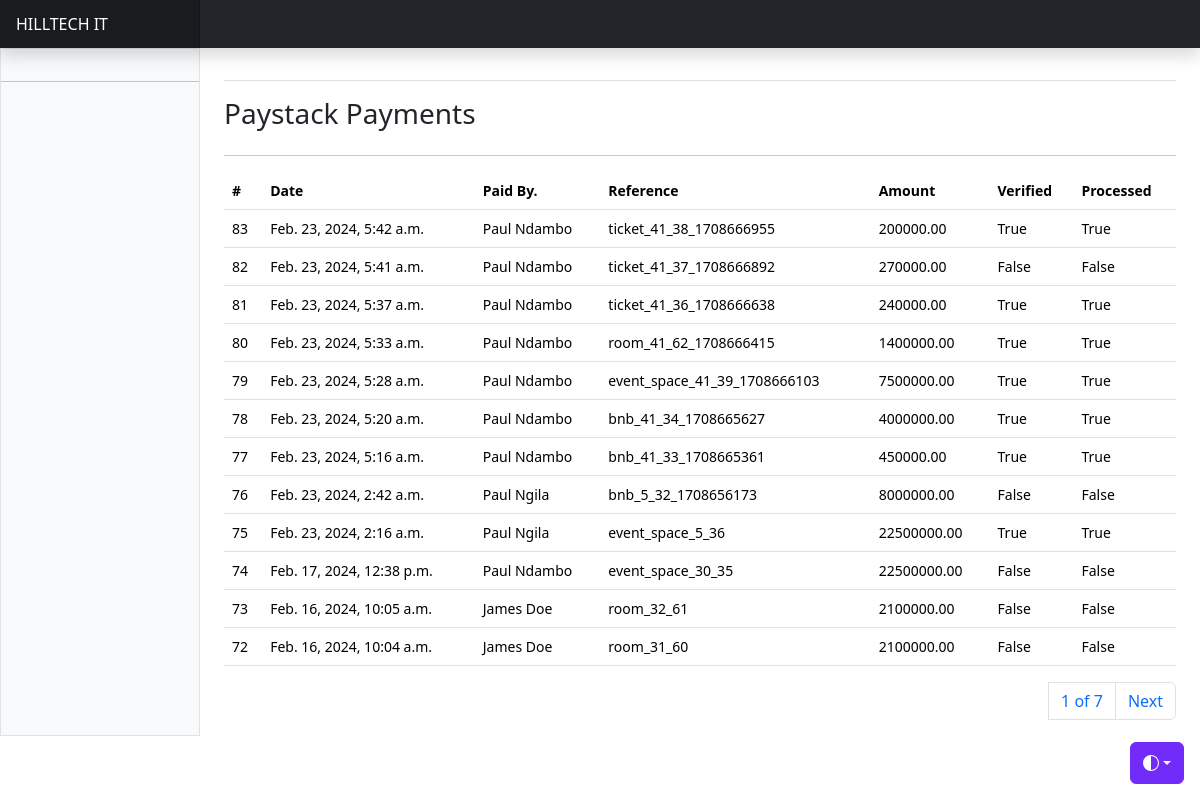
/payments/paystack-payments/, run on the app's committed database.
### apps/payments/models.py (models this page shows, shortened)
class PaystackPayment(AbstractBaseModel):
    user = models.ForeignKey("users.User", on_delete=models.SET_NULL, null=True)
    payment = models.ForeignKey(Payment, on_delete=models.SET_NULL, null=True)
    reference = models.CharField(max_length=500)
    access_code = models.CharField(max_length=255)
    amount = models.DecimalField(max_digits=100, decimal_places=2)
    email = models.EmailField()
    authorization_url = models.URLField(max_length=500)
    verified = models.BooleanField(default=False)
    payment_type = models.CharField(max_length=255, null=True)
    processed = models.BooleanField(default=False)

### apps/users/models.py (models this page shows, shortened)
class User(AbstractUser, AbstractBaseModel):
    role = models.CharField(choices=ROLE_CHOICES, max_length=32, null=True)
    phone_number = models.CharField(max_length=255, null=True)
    id_number = models.CharField(max_length=255, null=True)
    gender = models.CharField(max_length=255, null=True, choices=GENDER_CHOICES)
    date_of_birth = models.DateField(null=True)
    city = models.CharField(max_length=255, null=True)
    country = models.CharField(max_length=255, null=True)
    address = models.CharField(max_length=255, null=True)
    token = models.CharField(null=True, max_length=255)
    token_expiration_date = models.DateTimeField(null=True)
    activation_date = models.DateTimeField(null=True)
    position = models.CharField(
        max_length=255, choices=STAFF_POSITION_CHOICES, null=True
    )
    address = models.CharField(max_length=255, null=True)
    business_address = models.CharField(max_length=255, null=True)
    city = models.CharField(max_length=255, null=True)
    business_city = models.CharField(max_length=255, null=True)
    country = models.CharField(max_length=255, null=True)
    business_country = models.CharField(max_length=255, null=True)
    business_name = models.CharField(max_length=255, null=True)
    business_number = models.CharField(max_length=255, null=True)
    business_email = models.EmailField(null=True)
    business_phone = models.CharField(max_length=255, null=True)
    activated = models.BooleanField(default=True)

### apps/payments/views.py (the view)
# urls.py: path("paystack-payments/", paystack_payments, name="paystack-payments"),
def paystack_payments(request):
    paystack_payments = PaystackPayment.objects.all().order_by("-created")
    paginator = Paginator(paystack_payments, 12)
    page_number = request.GET.get("page")
    page_obj = paginator.get_page(page_number)
    context = {
        "page_obj": page_obj
    }
    return render(request, "payments/paystack_payments.html", context)

### templates/payments/paystack_payments.html (shortened to what this page needs)
{% extends "base.html" %}
{% block content %}
<div class="row">
    <div class="col">
        <h3>Paystack Payments</h3>
    </div>
</div>
<hr/>
      <div class="table-responsive small">
        <table class="table">
          <thead>
            <tr>
              <th scope="col">#</th>
              <th scope="col">Date</th>
              <th scope="col">Paid By.</th>
              <th scope="col">Reference</th>
              <th scope="col">Amount</th>
              <th scope="col">Verified</th>
              <th scope="col">Processed</th>
            </tr>
          </thead>
          <tbody>
            {% for payment in page_obj %}
            <tr>
              <td>{{payment.id}}</td>
              <td>{{payment.created}}</td>
              <td>{{payment.user.first_name}} {{payment.user.last_name}}</td>
              <td>{{payment.reference}}</td>
              <td>{{payment.amount}}</td>
              <td>{{payment.verified}}</td>
              <td>{{payment.processed}}</td>
            </tr>
            {% endfor %}
          </tbody>
        </table>
        <div>
          <nav aria-label="Page navigation example">
            <ul class="pagination justify-content-end">
              <a class="page-link" href="#">{{ page_obj.number }} of {{ page_obj.paginator.num_pages }}</a>
              {% if page_obj.has_next %}
              <li class="page-item"><a class="page-link" href="?page={{ page_obj.next_page_number }}">Next</a></li>
              {% endif %}
            </ul>
          </nav>
        </div>
      </div>
{% endblock content %}

### data on the page
PaystackPayment: id "83", created "Feb. 23, 2024, 5:42 a.m.", user.first_name "Paul", user.last_name "Ndambo", reference "ticket_41_38_1708666955", amount "200000.00", verified "True", processed "True"
PaystackPayment: id "82", created "Feb. 23, 2024, 5:41 a.m.", user.first_name "Paul", user.last_name "Ndambo", reference "ticket_41_37_1708666892", amount "270000.00", verified "False", processed "False"
PaystackPayment: id "81", created "Feb. 23, 2024, 5:37 a.m.", user.first_name "Paul", user.last_name "Ndambo", reference "ticket_41_36_1708666638", amount "240000.00", verified "True", processed "True"
PaystackPayment: id "80", created "Feb. 23, 2024, 5:33 a.m.", user.first_name "Paul", user.last_name "Ndambo", reference "room_41_62_1708666415", amount "1400000.00", verified "True", processed "True"
PaystackPayment: id "79", created "Feb. 23, 2024, 5:28 a.m.", user.first_name "Paul", user.last_name "Ndambo", reference "event_space_41_39_1708666103", amount "7500000.00", verified "True", processed "True"
PaystackPayment: id "78", created "Feb. 23, 2024, 5:20 a.m.", user.first_name "Paul", user.last_name "Ndambo", reference "bnb_41_34_1708665627", amount "4000000.00", verified "True", processed "True"
PaystackPayment: id "77", created "Feb. 23, 2024, 5:16 a.m.", user.first_name "Paul", user.last_name "Ndambo", reference "bnb_41_33_1708665361", amount "450000.00", verified "True", processed "True"
PaystackPayment: id "76", created "Feb. 23, 2024, 2:42 a.m.", user.first_name "Paul", user.last_name "Ngila", reference "bnb_5_32_1708656173", amount "8000000.00", verified "False", processed "False"
PaystackPayment: id "75", created "Feb. 23, 2024, 2:16 a.m.", user.first_name "Paul", user.last_name "Ngila", reference "event_space_5_36", amount "22500000.00", verified "True", processed "True"
PaystackPayment: id "74", created "Feb. 17, 2024, 12:38 p.m.", user.first_name "Paul", user.last_name "Ndambo", reference "event_space_30_35", amount "22500000.00", verified "False", processed "False"
PaystackPayment: id "73", created "Feb. 16, 2024, 10:05 a.m.", user.first_name "James", user.last_name "Doe", reference "room_32_61", amount "2100000.00", verified "False", processed "False"
PaystackPayment: id "72", created "Feb. 16, 2024, 10:04 a.m.", user.first_name "James", user.last_name "Doe", reference "room_31_60", amount "2100000.00", verified "False", processed "False"

### other printed values
{{ page_obj.number }} "1"
{{ page_obj.paginator.num_pages }} "7"
